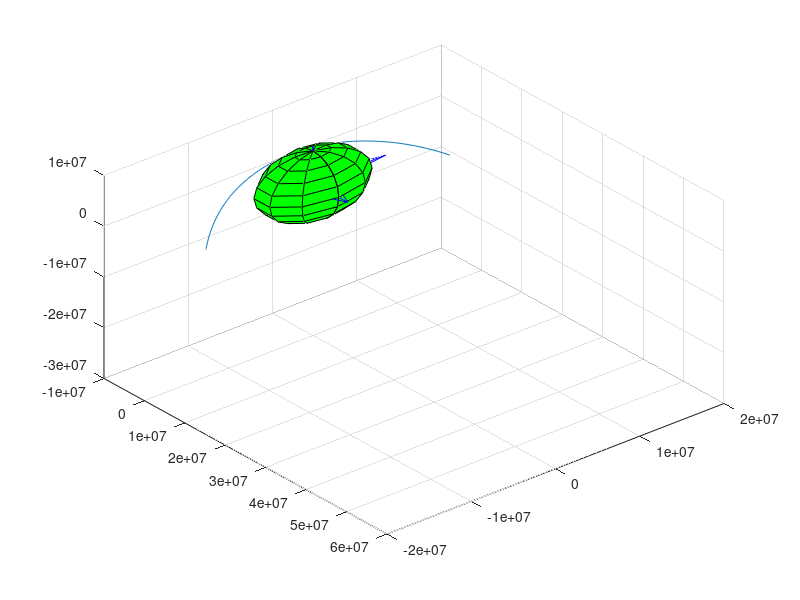

Here is the MATLAB script that generated this plot: (Note: this script raises an error after producing the figure.)
clear

% Input Prameters

G = 6.67e-11;           % Gravatational Constant
M = 5.97e24;            % Mass of planet
rM = 6.38e6;            % Radius of Mass
u = M*G;                % Gravatiaonal pramerter of the mass

% Inputs Orbit data

e = 0.8;                % Ecintricity
rp = 100e3;             % Distance Orbit at pereaposis
rop = rM + rp;          % Radius Orbit + Planet radius
w = 90;                % Argument of perapsis
Omega = 90;            % Right accension
dec = 0;                % Declination
i = 30;                 % Inclination



h = sqrt(rop*(1+e));            % Angular momentum
a = rop/(1-e);                  % Semi-major axis
tou = ((2*pi)*(sqrt((a^3)/u))); % Tine period of orbit

T = tou;
t = tou/60;


if e < 1
    teta = 0: 1: 360;

    r = (a*(1-e^2))./(1+e*cosd(teta));

elseif e == 1
       teta = -90: 1: 90;

    r = (2*rop)./(1+e*cosd(teta));

elseif e > 1
    teta = -90: 1: 90;

    r = (a*(1-e^2))./(1+e*cosd(teta));

end 

E = acosd(((r./a)+1)/e); 
vr = sqrt(u./r);

figure;

x = (cosd(Omega)*cosd(teta + w)-sind(Omega)*cosd(i)*sind(teta + w)).*r;
y = (sind(Omega)*cosd(teta + w)+cosd(Omega)*cosd(i)*sind(teta + w)).*r;
z = (sind(i)*sind(teta + w)).*r;

[Xm1, Ym1, Zm1] = sphere(10);
Xm2 = Xm1*rM;
Ym2 = Ym1*rM;
Zm2 = Zm1*rM;


PM = surf(Xm2,Ym2,Zm2); grid;
set(PM, 'edgecolor','black')
set(PM, 'facecolor','green')
hold on
PO = plot3(x,y,z); grid;
hold on
Mr = 1.5*rM;

Axisx = quiver3(1,0,0,Mr,0,0,'b');
hold on 
Axisy = quiver3(0,1,0,0,Mr,0,'b');
hold on
AxisZ = quiver3(0,0,1,0,0,Mr,'b');
hold on
az = 50;
el = 45;
view(az, el);


for l = 1:2
    for st = 1:90

        if e < 1

            tetast = st*4 - 4;
            povalue = st*4 - 3;

            tetale = tetast + 4;

            %if tetale > 360 
            %tetale = 1;
            %end

        elseif e == 1
            tetast = st*2 + 269;
            povalue = st*2;

        elseif e > 1    

            tetast = st*2 +269;
            povalue = st*2;
            tetale = tetast + 4;

            if tetast > 360 
            tetast = tetast-360;
            end
        end

    xt = (cosd(Omega)*cosd(tetast + w) - sind(Omega)*cosd(i)*sind(tetast + w)).*r;
    yt = (sind(Omega)*cosd(tetast + w) + cosd(Omega)*cosd(i)*sind(tetast + w)).*r;
    zt = (sind(i)*sind(tetast + w)).*r;

    xn = abs((cosd(Omega) - sind(Omega)*cosd(i)).*r);
    yn = abs((sind(Omega) + cosd(Omega)*cosd(i)).*r);
    zn = abs((sind(i)).*r);


    %xt1 = (cosd(Omega)*cosd(tetale + w)-sind(Omega)*cosd(i)*sind(tetale + w)).*r;
    %yt1 = (sind(Omega)*cosd(tetale + w)+cosd(Omega)*cosd(i)*sind(tetale + w)).*r;
    %zt1 = (sind(i)*sind(tetale + w)).*r;

    %xp = (cosd(Omega)*cosd(tetast + w)-sind(Omega)*cosd(i)*sind(tetast + w)).*r;
    %yp = (sind(Omega)*cosd(tetast + w)+cosd(Omega)*cosd(i)*sind(tetast + w)).*r;
    %zp = (sind(i)*sind(tetast + w)).*r;


    Vxt = ((xn(1,tetale))*vr);
    Vyt = ((yn(1,tetast))*vr);
    Vzt = ((zn(1,tetale))*vr);

    [Xs1, Ys1, Zs1] = sphere(10);
    Rs = 0.1*rM;
    Xs2 = Xs1*Rs;
    Ys2 = Ys1*Rs;
    Zs2 = Zs1*Rs;

    PS = surf(Xs2+xt(1,povalue),Ys2+yt(1,povalue),Zs2+zt(1,povalue));
    
    set(PS, 'edgecolor','none')
    set(PS, 'facecolor','red')
    hold on 
    
    %Arrow = quiver3(xt(1,povalue),yt(1,povalue),zt(1,povalue),Vxt,Vyt,Vzt,'red');
    
    drawnow
    pause(0.05);
    %delete(PS);
    %delete(Arrow);

    % position vector dot product the normal to plane vector by the modulas
    % of velocity
    
    end
end
